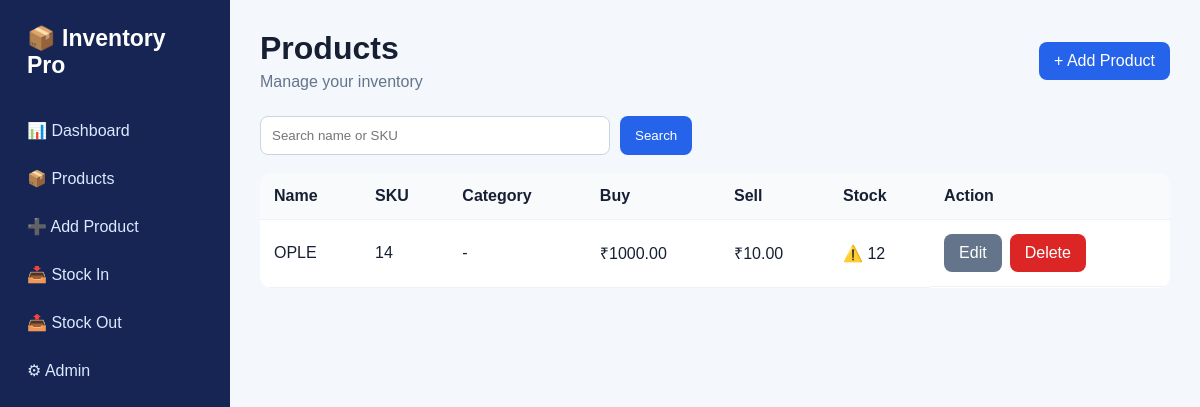
/products/, run on an earlier commit of the app's database.
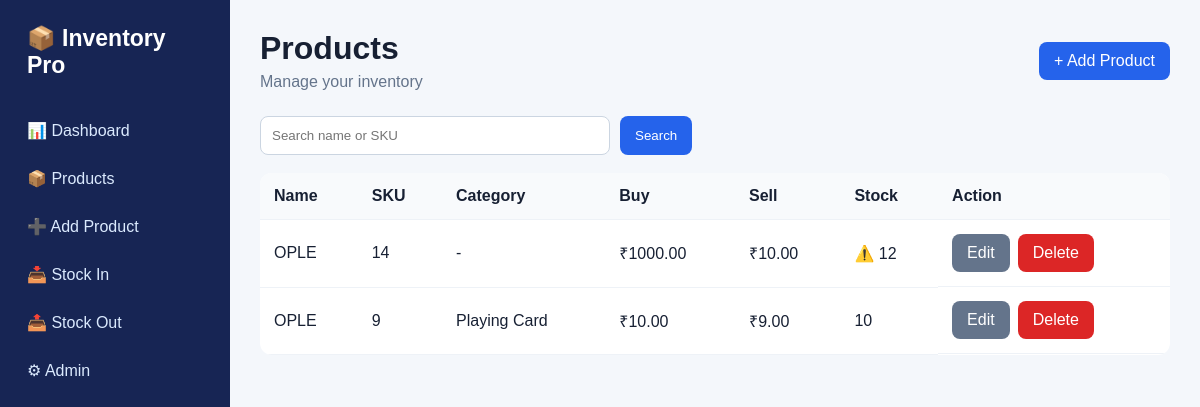
And on a later commit of the database.
### inventory/models.py (models this page shows, shortened)
class Product(models.Model):
    name = models.CharField(max_length=150)
    sku = models.CharField(max_length=50, unique=True)
    category = models.ForeignKey(Category, on_delete=models.SET_NULL, null=True, blank=True)
    purchase_price = models.DecimalField(max_digits=12, decimal_places=2, default=0)
    selling_price = models.DecimalField(max_digits=12, decimal_places=2, default=0)
    quantity = models.PositiveIntegerField(default=0)
    low_stock_limit = models.PositiveIntegerField(default=5)
    created_at = models.DateTimeField(auto_now_add=True)
    @property
    def is_low_stock(self): return self.quantity <= self.low_stock_limit

class Category(models.Model):
    name = models.CharField(max_length=100, unique=True)
    def __str__(self): return self.name

### inventory/views.py (the view)
# urls.py: path("products/", views.products, name="products"),
def products(request):
    q = request.GET.get("q","").strip()
    qs = Product.objects.select_related("category").all()
    if q:
        qs = qs.filter(name__icontains=q) | qs.filter(sku__icontains=q)
    return render(request, "products.html", {"products": qs, "q": q})

### templates/products.html
{% extends "base.html" %}{% block title %}Products{% endblock %}{% block content %}
<div class="top"><div><h1>Products</h1><div class="muted">Manage your inventory</div></div><a class="btn" href="/products/add/">+ Add Product</a></div>
<form class="search"><input name="q" value="{{q}}" placeholder="Search name or SKU"><button class="btn">Search</button></form>
<table><tr><th>Name</th><th>SKU</th><th>Category</th><th>Buy</th><th>Sell</th><th>Stock</th><th>Action</th></tr>
{% for p in products %}<tr><td>{{p.name}}</td><td>{{p.sku}}</td><td>{{p.category|default:"-"}}</td><td>₹{{p.purchase_price}}</td><td>₹{{p.selling_price}}</td><td>{% if p.is_low_stock %}⚠️ {% endif %}{{p.quantity}}</td>
<td class="actions"><a class="btn gray" href="/products/{{p.id}}/edit/">Edit</a><a class="btn red" href="/products/{{p.id}}/delete/" onclick="return confirm('Delete this product?')">Delete</a></td></tr>
{% empty %}<tr><td colspan="7">No products found.</td></tr>{% endfor %}</table>{% endblock %}

### templates/base.html (shortened to what this page needs)
<!doctype html>
<html><head><meta charset="utf-8"><meta name="viewport" content="width=device-width,initial-scale=1">
</head><body>
<aside class="sidebar"><div class="brand">📦 Inventory Pro</div><div class="nav">
<a href="/">📊 Dashboard</a><a href="/products/">📦 Products</a><a href="/products/add/">➕ Add Product</a>
<a href="/stock-in/">📥 Stock In</a><a href="/stock-out/">📤 Stock Out</a><a href="/admin/">⚙ Admin</a>
</div></aside>
<main class="main">
{% block content %}{% endblock %}
</main></body></html>

### templates/base.html (style rules this page uses)
* { box-sizing:border-box }
body { margin:0;font-family:Arial,sans-serif;background:#f4f7fb;color:#172033 }
.sidebar { position:fixed;left:0;top:0;bottom:0;width:230px;background:#172554;color:white;padding:25px 15px }
.brand { font-size:23px;font-weight:700;padding:0 12px 25px }
.nav a { display:block;color:#dbeafe;text-decoration:none;padding:12px;border-radius:9px;margin:5px 0 }
.main { margin-left:230px;padding:30px;max-width:1400px }
.top { display:flex;justify-content:space-between;align-items:center;margin-bottom:25px }
h1 { margin:0 0 6px }
.muted { color:#64748b }
table { width:100%;border-collapse:collapse;background:white;border-radius:12px;overflow:hidden }
th,td { padding:14px;text-align:left;border-bottom:1px solid #eef2f7 }
th { background:#f8fafc }
.btn { display:inline-block;border:0;border-radius:8px;padding:10px 15px;text-decoration:none;background:#2563eb;color:white;cursor:pointer }
.btn.gray { background:#64748b }
.btn.red { background:#dc2626 }
input,select { width:100%;padding:11px;border:1px solid #cbd5e1;border-radius:8px }
.actions { display:flex;gap:8px }
.search { display:flex;gap:10px;margin-bottom:18px }
.search input { max-width:350px }

What changed in the data, as far as the page shows it:
added Product: name "OPLE", sku "9", category "Playing Card", purchase_price "10.00", selling_price "9.00", quantity "10"
